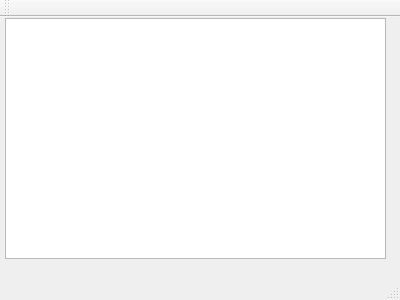
<?xml version="1.0" encoding="UTF-8"?>
<ui version="4.0">
 <class>MainWindow</class>
 <widget class="QMainWindow" name="MainWindow">
  <property name="geometry">
   <rect>
    <x>0</x>
    <y>0</y>
    <width>400</width>
    <height>300</height>
   </rect>
  </property>
  <property name="windowTitle">
   <string>MainWindow</string>
  </property>
  <widget class="QWidget" name="centralWidget">
   <widget class="QTableView" name="tableView">
    <property name="geometry">
     <rect>
      <x>5</x>
      <y>1</y>
      <width>381</width>
      <height>241</height>
     </rect>
    </property>
   </widget>
  </widget>
  <widget class="QMenuBar" name="menuBar">
   <property name="geometry">
    <rect>
     <x>0</x>
     <y>0</y>
     <width>400</width>
     <height>26</height>
    </rect>
   </property>
  </widget>
  <widget class="QToolBar" name="mainToolBar">
   <attribute name="toolBarArea">
    <enum>TopToolBarArea</enum>
   </attribute>
   <attribute name="toolBarBreak">
    <bool>false</bool>
   </attribute>
  </widget>
  <widget class="QStatusBar" name="statusBar"/>
 </widget>
 <layoutdefault spacing="6" margin="11"/>
 <resources/>
 <connections/>
</ui>
